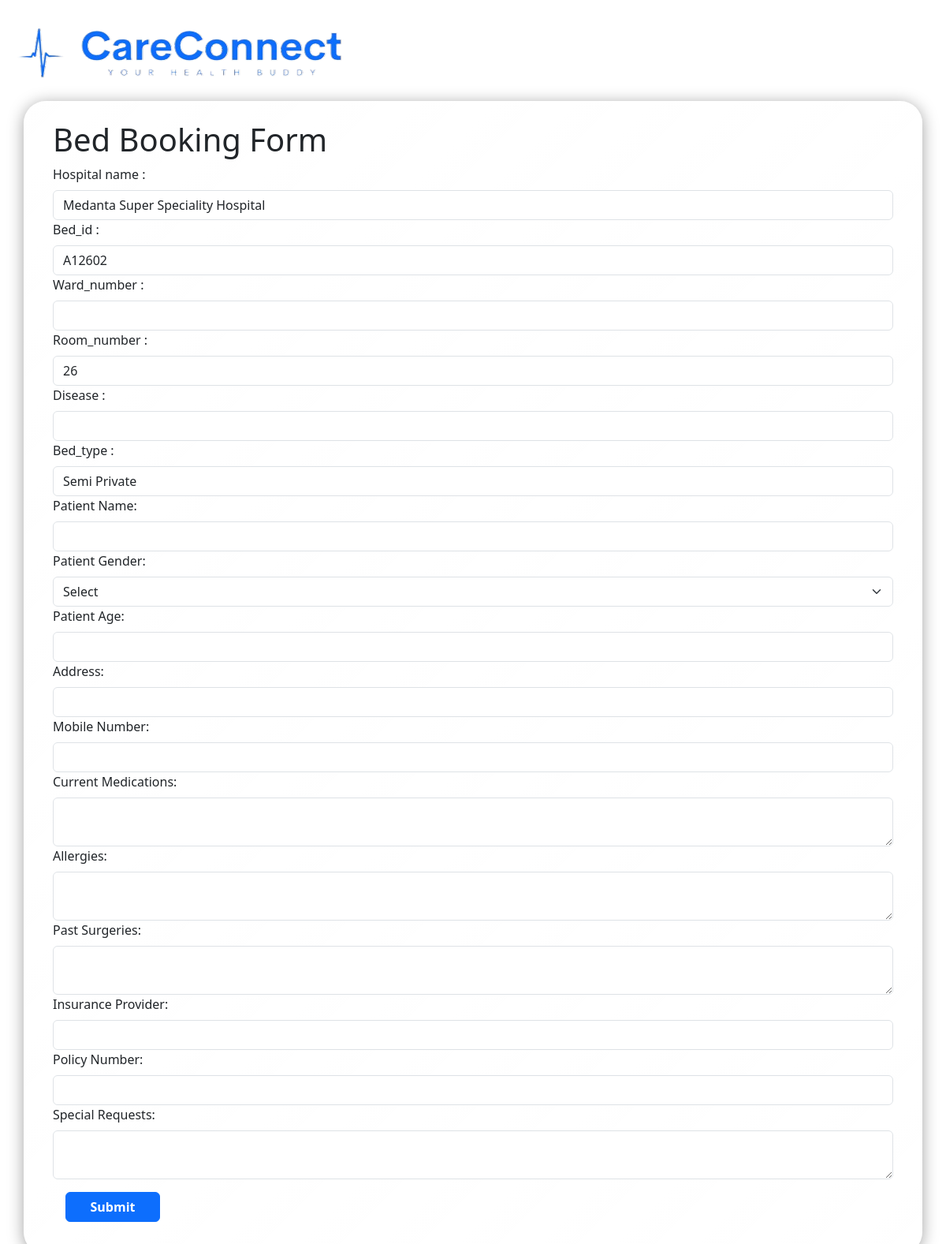
The app's page /fillform/13/ with its own data.
### home/models.py (models this page shows)
class beds(models.Model):
    Hospital_name = models.CharField(max_length=300)
    Bed_id=models.CharField(max_length=300,unique=True)
    Ward_number=models.CharField(max_length=100)
    Room_number=models.CharField(max_length=100)
    Bed_type=models.CharField(max_length=300)

### home/views.py (the view, shortened to what this page needs)
# urls.py: path('fillform/<id>/',fillform),
def fillform(request,id):
    qq=beds.objects.get(id=id)
    nnn=profiledata.objects.all()
    return render(request,'FillForm.html',context={'data':qq,'name':nnn})

### home/template/FillForm.html (shortened to what this page needs)
{% load static %}
<!DOCTYPE html>
<html lang="en">
  <head>
    <link
      href="https://cdn.jsdelivr.net/npm/bootstrap@5.3.2/dist/css/bootstrap.min.css"
      rel="stylesheet"
    />
    <link rel="stylesheet" href="{% static 'css/style.css' %}">
  </head>
  <body>
    <div class="container-fluid">
        <div class="row">
            <div class="col m-2 p-2">
                <img src="{% static 'images/0019b4ca-3b9d-422a-b123-113ed453ccc3.png'%}" class="img-fluid" alt="">
            </div>
        </div>
    </div>
    <div class="container">
      <div class="row p-4 glass-bg" style="border-radius: 28px;">
        <div class="col">
          <h1>Bed Booking Form</h1>
          <form id="bedBookingForm" method="post">
            <label for="mobileNumber" class="form-label">Hospital name :</label>
            <input type="text" value="{{data.Hospital_name}}" id="mobileNumber" class="form-control" name="Hospital_name" required />
            <label for="mobileNumber" class="form-label">Bed_id :</label>
            <input type="text" value="{{data.Bed_id}}" id="mobileNumber" class="form-control" name="Bed_id" required />
            <label for="mobileNumber" class="form-label">Ward_number :</label>
            <input type="number" value="{{data.Ward_number}}" id="mobileNumber" class="form-control" name="Ward_number" required />
            <label for="mobileNumber" class="form-label">Room_number :</label>
            <input type="number" value="{{data.Room_number}}" id="mobileNumber" class="form-control" name="Room_number" required />
            <label for="mobileNumber" class="form-label">Disease :</label>
            <input type="text" value="{{data.Disease}}" id="mobileNumber" class="form-control" name="Disease" required />
            <label for="mobileNumber" class="form-label">Bed_type :</label>
            <input type="text" value="{{data.Bed_type}}" id="mobileNumber" class="form-control" name="Bed_type" required />
                    <label for="patientName" class="form-label"
                    >Patient Name:</label
                    >
                    <input
                    type="text"
                    name="pname"
                    class="form-control"
                    required
                    />
                    <label for="patientGender" class="form-label"
                    >Patient Gender:</label
                    >
                    <select id="patientGender" class="form-select" name="pgender"  required>
                      <option value="" disabled selected hidden >Select</option>
                    </select>
                <label for="patientAge" class="form-label"  >Patient Age:</label>
                <input
                  type="number"
                  id="patientAge"
                  name="page"
                  class="form-control"
                  required
                />
            <label for="address" class="form-label">Address:</label>
            <input type="text" id="address" class="form-control" name="address" required />
            <label for="mobileNumber" class="form-label">Mobile Number:</label>
            <input type="tel" id="mobileNumber" class="form-control" name="mnumber" required />
            <label for="medications" class="form-label"
              >Current Medications:</label
            >
            <textarea id="medications" class="form-control" name="currentmedications" ></textarea>
            <label for="allergies" class="form-label">Allergies:</label>
            <textarea id="allergies" class="form-control" name="allergies"></textarea>
            <label for="surgeries" class="form-label">Past Surgeries:</label>
            <textarea id="surgeries" class="form-control" name="pastsurgeries" ></textarea>
            <label for="insuranceProvider" class="form-label"
              >Insurance Provider:</label
            >
            <input type="text" id="insuranceProvider" class="form-control" name="insuranceprovider" />
            <label for="policyNumber" class="form-label">Policy Number:</label>
            <input type="text" id="policyNumber" class="form-control" name="policynumber" />
            <label for="specialRequests" class="form-label"
              >Special Requests:</label
            >
            <textarea id="specialRequests" class="form-control" name="specialrequests"></textarea>
           <div class="col m-3">
           <a href="/successfull/"><button class="btn btn-primary">Submit</button></a>
           </div>
          </div>
        </div>
      </div>
  </body>
</html>

### home/static/css/style.css (style rules this page uses)
* { margin: 0; padding: 0; box-sizing: border-box; }
html { scroll-behavior: smooth; scroll-padding-top: 150px; }
.glass-bg { background: linear-gradient( 135deg, rgba(255, 255, 255, 0.1), rgba(255, 255, 255, 0) ); backdrop-filter: blur(10px); -webkit-backdrop-filter: blur(10px); border: 1px solid rgba(255, 255, 255, 0.18); box-shadow: 0 3px 20px 0 rgba(0, 0, 0, 0.37); }
.btn { width: 120px; font-weight: 700; }

### records on screen
beds: Hospital_name "Medanta Super Speciality Hospital", Bed_id "A12602", Room_number "26", Bed_type "Semi Private"
